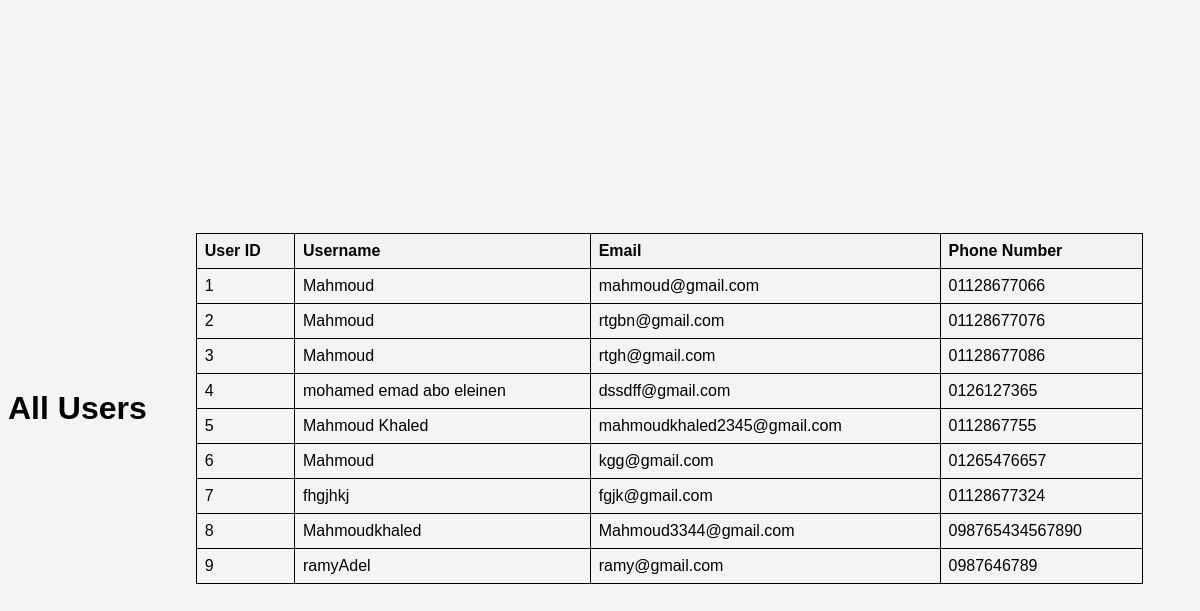
/user, run on an earlier commit of the app's database.
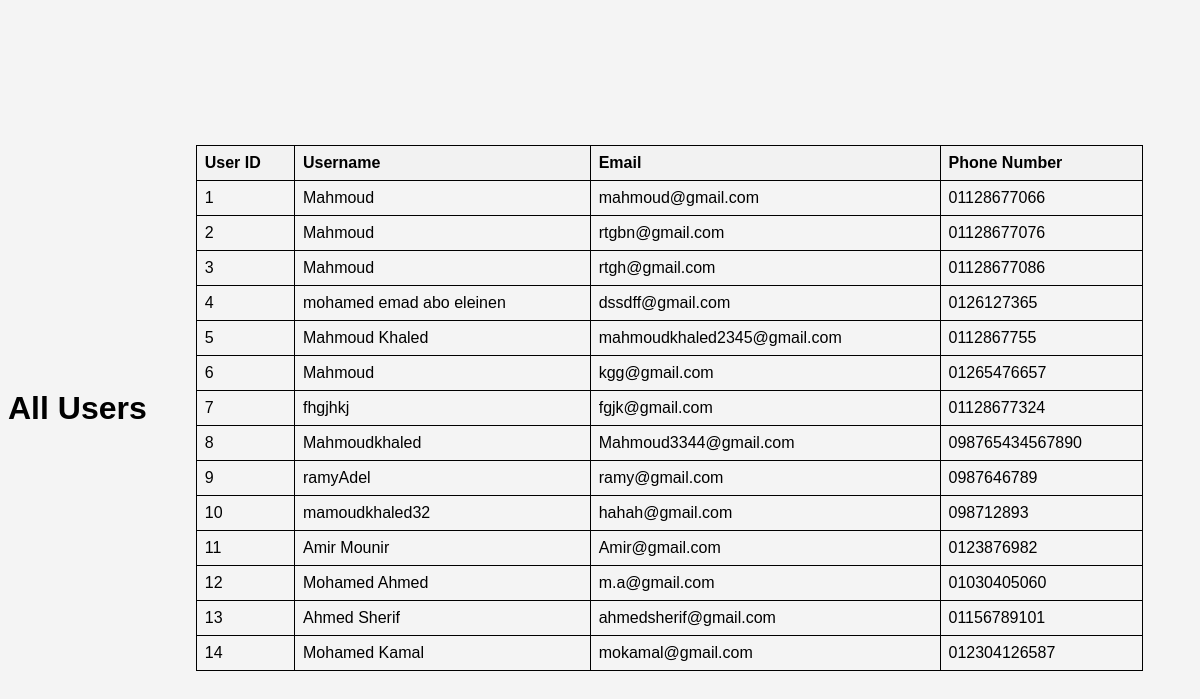
And on a later commit of the database.
### main.py (models this page shows, shortened)
class User(db.Model):
    UserID = db.Column(db.Integer, primary_key=True)
    UserName = db.Column(db.String(100))
    email = db.Column(db.String(200), unique=True)
    password = db.Column(db.String(200))
    phone_number = db.Column(db.String(20), unique=True)

### main.py (the view)
@app.route('/user', methods=['GET'])
def getAllUsers():
    all_users = User.query.all()
    result = user_schemas.dump(all_users)
    return render_template('users.html', users=result)

### templates/users.html (shortened to what this page needs)
<!DOCTYPE html>
<html lang="en">
<head>
    <link rel="stylesheet" href="{{ url_for('static', filename='style.css') }}">
</head>
<body>
    <h1>All Users</h1>
    <table>
        <thead>
            <tr>
                <th>User ID</th>
                <th>Username</th>
                <th>Email</th>
                <th>Phone Number</th>
            </tr>
        </thead>
        <tbody>
            {% for user in users %}
            <tr>
                <td>{{ user.UserID }}</td>
                <td>{{ user.UserName }}</td>
                <td>{{ user.email }}</td>
                <td>{{ user.phone_number }}</td>
            </tr>
            {% endfor %}
        </tbody>
    </table>
</body>
</html>

### static/style.css (style rules this page uses)
body { font-family: 'Arial', sans-serif; display: flex; justify-content: center; align-items: center; height: 100vh; background-color: #f4f4f4; }
body { font-family: Arial, sans-serif; }
h1 { text-align: center; }
table { width: 80%; margin-left: auto; margin-right: auto; border-collapse: collapse; }
table, th, td { border: 1px solid black; }
th, td { padding: 8px; text-align: left; }
thead { background-color: #f2f2f2; }

What changed in the data, as far as the page shows it:
added User: UserID "10", UserName "mamoudkhaled32", email "hahah@gmail.com", phone_number "098712893"
added User: UserID "11", UserName "Amir Mounir", email "Amir@gmail.com", phone_number "0123876982"
added User: UserID "12", UserName "Mohamed Ahmed", email "m.a@gmail.com", phone_number "01030405060"
added User: UserID "13", UserName "Ahmed Sherif", email "ahmedsherif@gmail.com", phone_number "01156789101"
added User: UserID "14", UserName "Mohamed Kamal", email "mokamal@gmail.com", phone_number "012304126587"
